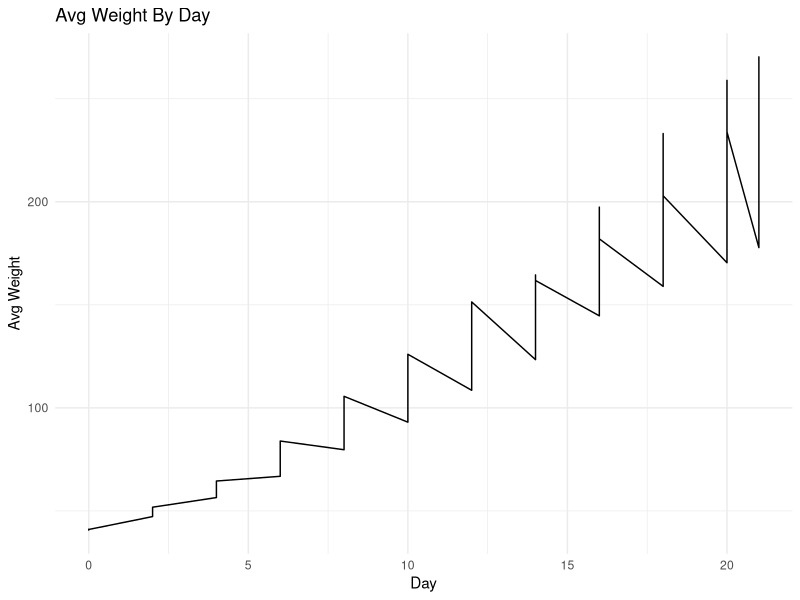

Source code (R):
## ---- chunk 1
# CORE packages used in lecture for data manipulation
library(tidyverse)   # dplyr, tidyr, ggplot2, readr, tibble, etc.
library(lubridate)   # date tools (we will create a date column)
library(scales)      # formatting numbers in plots/tables
data("ChickWeight")
cw_raw <- as_tibble(ChickWeight)
## ---- chunk 2
### Insert your code below
head(cw_raw)
## ---- chunk 3
### Insert your code below
cw <- cw_raw %>% 
  rename(day = Time) %>% 
  rename(diet = Diet) %>% 
  rename(chick = Chick) %>% 
  mutate(chick = as.character(chick)) %>% 
  mutate(diet = as.factor(diet)) %>%
  arrange(diet, chick, day)

head(cw)
## ---- chunk 4
### Insert your code below
diet_curve <- cw %>% 
  group_by(diet, day) %>% 
  summarise(
  avg_weight = mean(weight), 
  sd_weight = sd(weight),
  n = n(),
  .groups = "drop") %>% 
  mutate(se = sd_weight / sqrt(n))
head(diet_curve)
## ---- chunk 5
### Insert your code below
diet_curve %>% 
  ggplot(aes(x = day, y = avg_weight)) +
  geom_line() +
  scale_y_continuous(labels = label_number()) +
  labs(
    x = "Day",
    y = "Avg Weight",
    title = "Avg Weight By Day"
  ) +
  theme_minimal()
## ---- chunk 6
### insert your code below
start_date <- as.Date("2026-01-01")

cw |>
  mutate(date = start_date + days(day))

head(cw)
## ---- chunk 7
### insert your code below
cw %>% 
  group_by(chick) %>% 
  filter(all(c(0, 21) %in% day)) %>% 
  ungroup()
## ---- chunk 8
### insert your code below
chick_growth <- cw %>% 
  group_by(chick, diet) %>% 
  summarise(
    w0 = weight[day == 0],
    w21 = weight[day == 21],
    .groups = "drop"
  ) %>% 
  mutate(gain_0_21 = w21 - w0,
         pct_gain_0_21 = (w21 / w0) - 1) %>% 
  arrange(desc(gain_0_21))
head(chick_growth)
## ---- chunk 9
### insert your code below
diet_kpis <- chick_growth %>% 
  group_by(diet) %>% 
  summarise(
    n_chicks = n(),
    avg_gain = mean(gain_0_21),
    med_gain = median(gain_0_21),
    sd_gain = sd(gain_0_21),
    avg_pct_gain = mean(pct_gain_0_21),
    .groups = "drop") %>% 
    arrange(desc(avg_gain))
head(diet_kpis)
